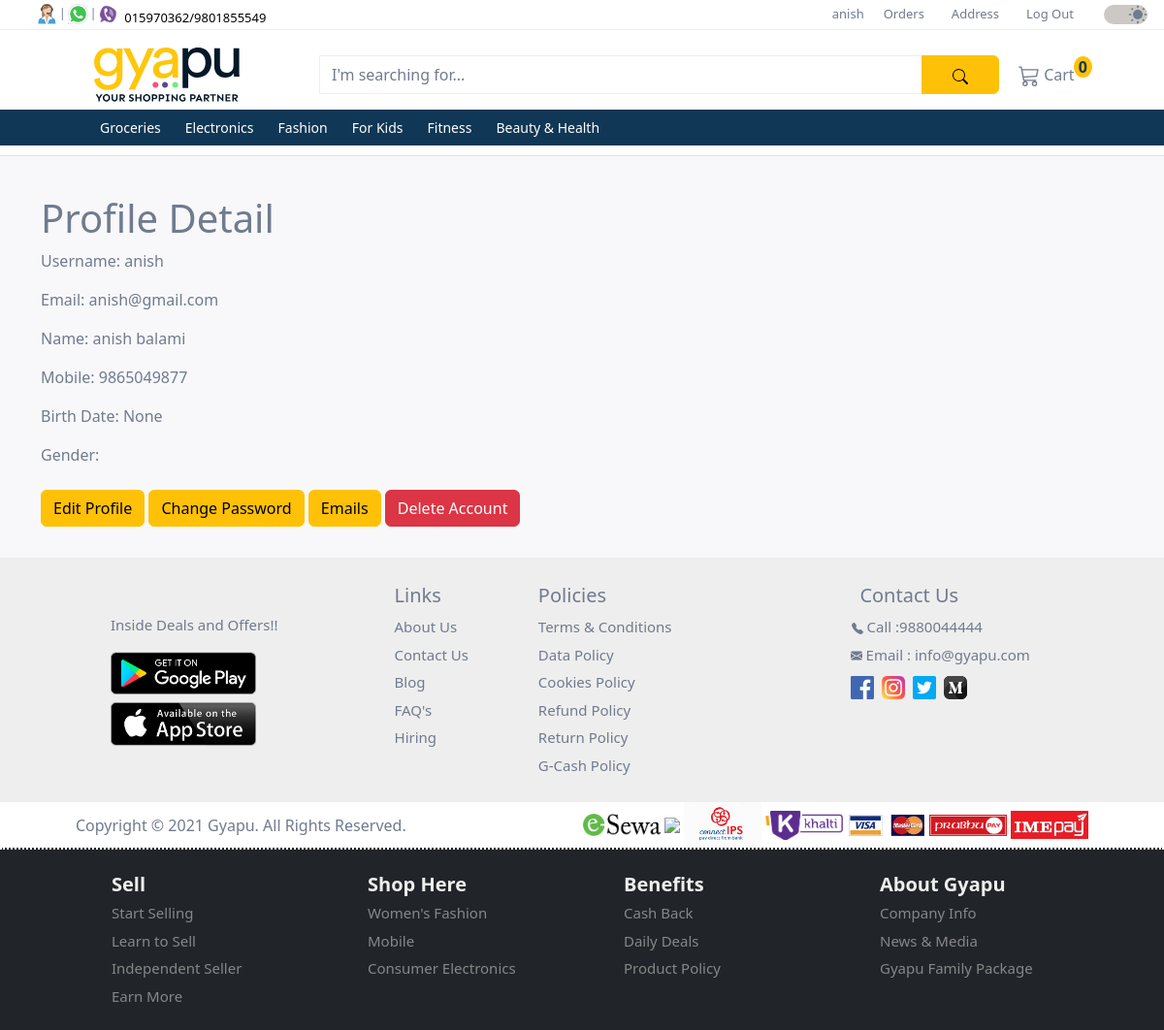
The app's page /profile/ (signed in), older data.
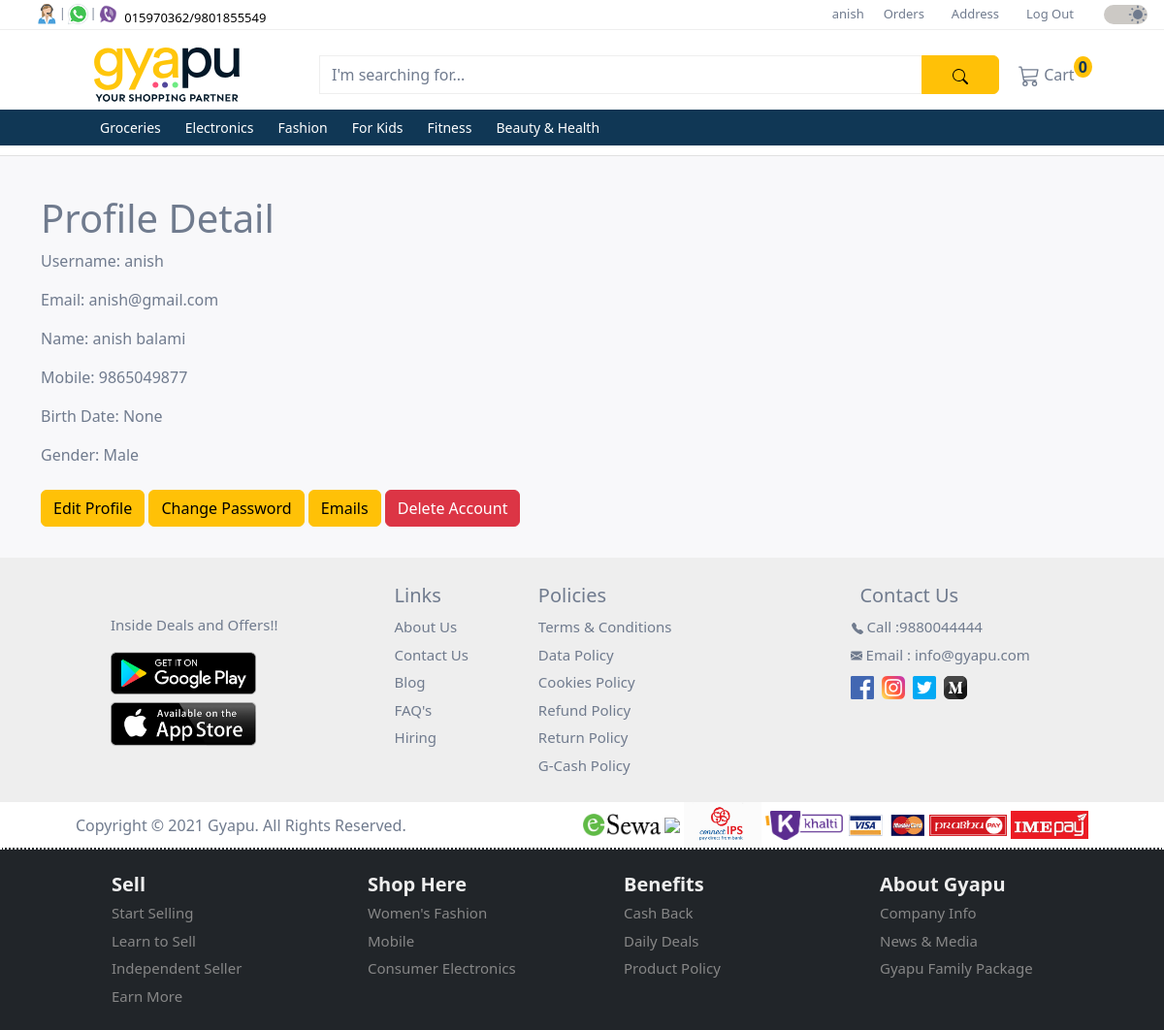
The same page, newer data.
### user/models.py (models this page shows, shortened)
class Profile(models.Model):
  GENDER_CHOICES = (
    ('M', 'Male'),
    ('F', 'Female'),
  )
  user = models.OneToOneField(settings.AUTH_USER_MODEL, on_delete=models.CASCADE)
  birth_date = models.DateField(null=True, blank=True)
  gender = models.CharField(max_length=1, choices=GENDER_CHOICES, blank=True)

class CustomUser(AbstractUser):
  id = models.UUIDField(
    primary_key = True,
    default = uuid.uuid4,
    editable = False
  )
  full_name = models.CharField(max_length=50, default='Default Name')
  mobile = models.CharField(max_length=10, blank=False, null=False)

### user/views.py (the view)
# urls.py: path('profile/', ProfileDetailView.as_view(), name='profile_detail'),
class ProfileDetailView(BaseProfileDetailView):
  pass

### products/context_processors.py (called while the page is built)
def categories(request):
  categories = Category.objects.filter(parent__isnull=True)
  return {'categories': categories}

### user/context_processors.py (called while the page is built)
def user_group(request):
  user_belong_to_store = request.user.groups.filter(name='store').exists()
  return {'user_belong_to_store': user_belong_to_store}

### user/views.py (called while the page is built)
  def get_object(self, queryset=None):
    return self.request.user.profile

### user/templates/account/profile.html (shortened to what this page needs)
{% extends "_base.html" %}
{% block content %}
  <div class="mb-3">
    <h1>Profile Detail</h1>
    <p>Username: {{ profile.user.username }}</p>
    <p>Email: {{ profile.user.email }}</p>
    <p>Name: {{ profile.user.full_name }}</p>
    <p>Mobile: {{ profile.user.mobile }}</p>
    {% if not user_belong_to_store %}
    <p>Birth Date: {{ profile.birth_date }}</p>
    <p>Gender: {{ profile.get_gender_display }}</p>
    {% endif %}
    <a href="{% url 'profile_update' %}" class="btn btn-warning mt-2">Edit Profile</a>
    <a href="{% url 'password_change' %}" class="btn btn-warning mt-2">Change Password</a>
    <a href="{% url 'account_email' %}" class="btn btn-warning mt-2">Emails</a>
    <a href="{% url 'delete_account' user.id %}" class="btn btn-danger mt-2">Delete Account</a>
  </div>
{% endblock content %}

Row changes from the older to the newer data that the page shows:
changed Profile "None": gender (not shown) → "Male"
